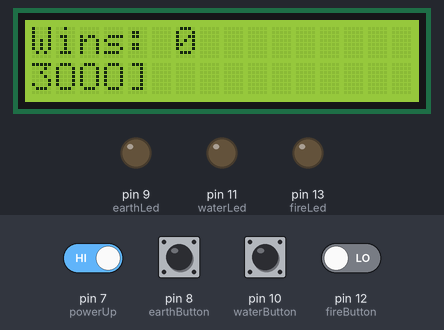
Bench run of a sketch on a simulated Arduino Uno, built with avr-gcc and run on an emulated ATmega328P. On the bench: 16×2 character LCD, output pins drawn as LEDs (lit = HIGH). The inputs (shaded band) are chosen by the test bench; at power-on: pin 7 (powerUp), pin 8 (earthButton), pin 10 (waterButton) HIGH, pin 12 (fireButton) LOW. Random numbers use the default seed unless the sketch sets one; what the sketch prints to the serial monitor is not drawn.

Above: at 12.6 s.
12.7 s: pin 8 (earthButton) pulled LOW for 0.15 s
At 13.5 s:
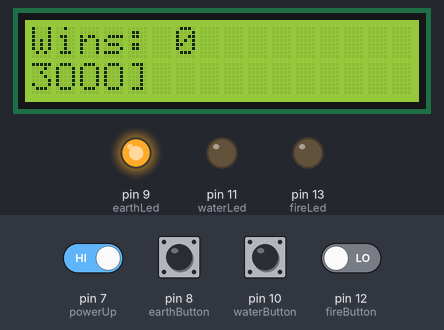
15.8 s: pin 10 (waterButton) pulled LOW for 0.15 s
At 16.7 s:
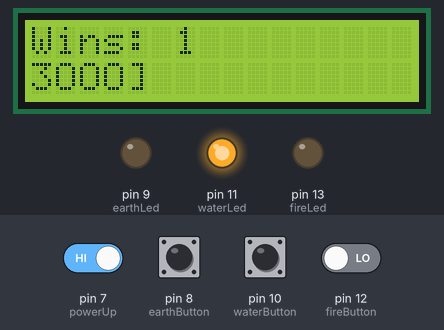
18.9 s: pin 7 (powerUp) driven LOW and pin 12 (fireButton) driven HIGH
At 19.9 s:
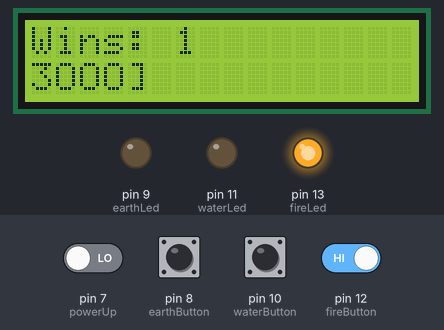
21.9 s: pin 10 (waterButton) pulsed LOW 2 times (0.12 s each, 0.3 s apart)
At 23.1 s:
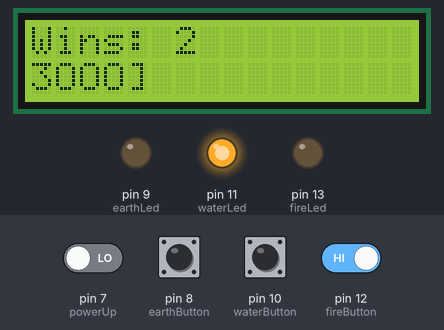
25.5 s: pin 8 (earthButton) pulled LOW for 0.15 s
At 26.7 s:
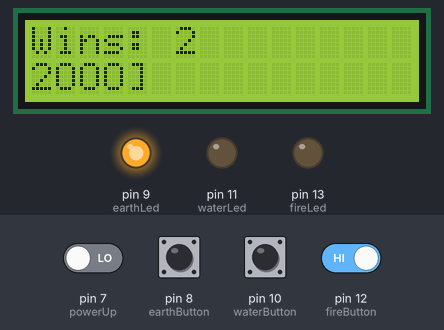
28.6 s: pin 10 (waterButton) pulled LOW for 0.15 s
At 29.9 s:
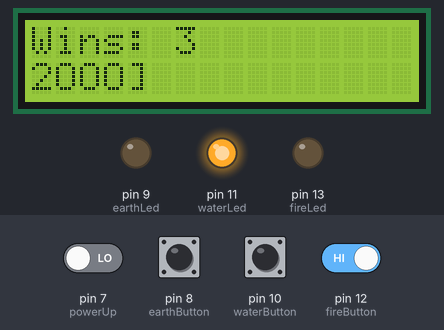
Timing chart, 0 to 32.7 s (numbered marks = the images above; inputs shaded):
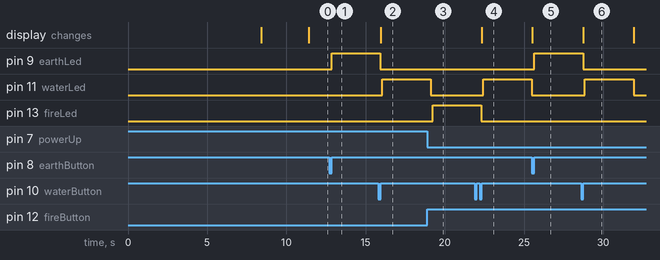

The sketch:

project.ino
```cpp
// Hannah Gavilan
// An Arduino rock-paper-scissors game. You are a student at a magic school, and your professor is testing your abilities in combat.

// Code snippets from:
// - https://arduinogetstarted.com/tutorials/arduino-button-long-press-short-press

#include <LiquidCrystal.h>

// initialize LCD
const int rs = 5, en = 4, d4 = 3, d5 = 2, d6 = 1, d7 = 0;
LiquidCrystal lcd(rs, en, d4, d5, d6, d7);

// set pin numbers for components
const int fireLed = 13;
const int fireButton = 12;
const int waterLed = 11;
const int waterButton = 10;
const int earthLed = 9;
const int earthButton = 8;
const int powerUp = 7;

// button setup
int firePrev, fireState = 0;
int waterPrev, waterState = 0;
int earthPrev, earthState = 0;
int powerUpPrev, powerUpState = 0;
const int maxHold = 500;
unsigned long pressed, released = 0;
long duration = 0;
bool fireTriggered, waterTriggered, earthTriggered, powerUpTriggered = 0;

int fireInput, waterInput, earthInput, powerUpInput = 0;

// game variables
int HP = 3;
String HPString = "[OOO]";
int wins = 0;
int enemy = 0;
int remainingPowerUps = 3;
int highScore = 0;


// reset the enemy and display information to the serial monitor
void newRound() {
  if (HP == 0) {
    Serial.println("=============================================");
    Serial.print("Class has ended. You beat the professor ");
    Serial.print(wins);
    Serial.println(" times! Press the Observe button to restart.");
    Serial.println("=============================================");

    if (wins > highScore) highScore = wins;
  }

  else {
    enemy = random(1,4);

    Serial.println("---");
    Serial.println("The professor is preparing his next attack! What will you do?");

    // for testing: show the enemy's attack
    Serial.print(" [DEBUGGING] enemy is: ");
    Serial.println(enemy);

    // display the current information
    Serial.print("  Wins: ");
    Serial.println(wins);
    Serial.print("  HP: ");
    Serial.println(HPString);
    Serial.print("  Observations remaining: ");
    Serial.println(remainingPowerUps);
  }
}

void setup() {
  Serial.begin(9600);
  lcd.begin(16, 2);
  pinMode(fireButton, INPUT);
  pinMode(waterButton, INPUT);
  pinMode(earthButton, INPUT);
  pinMode(powerUp, INPUT);

  pinMode(fireLed, OUTPUT);
  pinMode(waterLed, OUTPUT);
  pinMode(earthLed, OUTPUT);

  enemy = random(1,4);

  Serial.println("Welcome to (game title)!");
  Serial.println("The professor will choose an attack of either Fire, Water, or Earth."); delay(2000);
  Serial.println("You must choose your own attack and counter his."); delay(2000);
  Serial.println("Fire will beat Earth, Water will beat Fire, and Earth will beat Water."); delay(2000);
  Serial.println("You may Observe the professor up to 3 times to see which attack he WON'T use.");
  Serial.println("Beating the professor adds to your score. Losing will lower your HP. Once your HP reaches 0, the game ends."); delay(2000);

  Serial.println("=================================");
  Serial.println("[GAME START] Class is in session. ");
  Serial.println("=================================");

  // for testing: show the enemy's attack
  Serial.print(" [DEBUGGING] enemy is: ");
  Serial.println(enemy);

  // display the current information
  Serial.println("The professor is preparing his attack. What will you do?");
  Serial.print("  Wins: ");
  Serial.println(wins);
  Serial.print("  HP: ");
  Serial.println(HPString);
  Serial.print("  Observations remaining: ");
  Serial.println(remainingPowerUps);

  lcd.clear();
  lcd.setCursor(0,0);
  lcd.print("Wins: ");
  lcd.setCursor(6,0);
  lcd.print(wins);
  lcd.setCursor(0,1);
  lcd.print(HPString);

  delay(3000);

}

void loop() {
  // read the button inputs
  fireState = digitalRead(fireButton);
  waterState = digitalRead(waterButton);
  earthState = digitalRead(earthButton);
  powerUpState = digitalRead(powerUp);


  // reset the leds
  digitalWrite(fireLed, LOW);
  digitalWrite(waterLed, LOW);
  digitalWrite(earthLed, LOW);

  if (HP == 0) {
    // RESTART THE GAME
    if (powerUpPrev == HIGH && powerUpState == LOW) { // button was pressed
      pressed = millis();
      delay(100);
    } else if (powerUpPrev == LOW && powerUpState == HIGH) { // button was released
      released = millis();
      duration = released - pressed; // check how long the button was pressed for

      if (duration < maxHold) {
        Serial.println("=================================");
        Serial.println("[GAME START] Class is in session.");
        Serial.print("  High score: ");
        Serial.println(highScore);
        Serial.println("=================================");

        // reset everything
        wins = 0;
        HP = 8;
        HPString = "[OOO]";
        remainingPowerUps = 3;

        newRound();
      }
    }
  }
  else {
    lcd.setCursor(0, 0);
    lcd.print("Wins: ");
    lcd.setCursor(6, 0);
    lcd.print(wins);
    lcd.setCursor(0, 1);
    lcd.print(HP); /* For the sake of testing, HP is printed as a digit -- HP bar is not implemented yet */

    // POWER UP BUTTON PRESSED
    if (powerUpPrev == HIGH && powerUpState == LOW) { // button was pressed
      pressed = millis();
      delay(100);
    } else if (powerUpPrev == LOW && powerUpState == HIGH) { // button was released
      released = millis();
      duration = released - pressed; // check how long the button was pressed for

      if (duration < maxHold) {
        if (remainingPowerUps > 0) {
          remainingPowerUps--;
          // if the enemy isn't using fire, tell the player that
          if (enemy != 1) Serial.println("It doesn't look like they're going to use fire...");

          // otherwise, if they are using fire, then the player needs to be told that they arent using either water or earth
          else {
            int hint = random(2); // "randomly" select which hint to display
            if (hint == 0) Serial.println("It doesn't look like they're going to use water...");
            else Serial.println("It doesn't look like they're going to use earth...");
            }
          Serial.print("  Observations remaining: ");
          Serial.println(remainingPowerUps);
          }
        else {
          Serial.println("No power ups left...");
        }
      }
    }

    // FIRE BUTTON PRESSED
    if (firePrev == HIGH && fireState == LOW) { // button was pressed
      pressed = millis();
      delay(100);
    } else if (firePrev == LOW && fireState == HIGH) { // button was released
      released = millis();
      duration = released - pressed; // check how long the button was pressed for

      // GAME LOGIC
      if (duration < maxHold) {
        digitalWrite(fireLed, HIGH);

        switch(enemy) {
         case 1: // ENEMY CHOSE FIRE
          // results in a tie
          Serial.println("The professor chose fire. It's a tie!");
          delay(3000);
          break;

        case 2: // ENEMY CHOSE WATER
          // results in a loss
          Serial.println("The professor chose water. You lost!");
          delay(3000);
          // decrement the hp and change the enemy's attack
          HP--;
          HPString.remove(HP+1,1);
          break;

        case 3: // ENEMY CHOSE EARTH
          // results in a win
          Serial.println("The professor chose earth. You won!");
          delay(3000);
          // increment the wins
          wins++;
          break;
        }

        newRound();
      }
    }

    // WATER BUTTON PRESSED
    if (waterPrev == HIGH && waterState == LOW) { // button was pressed
      pressed = millis();
      delay(100);
    } else if (waterPrev == LOW && waterState == HIGH) { // button was released
      released = millis();
      duration = released - pressed; // check how long the button was pressed for

        // GAME LOGIC
        if (duration < maxHold) {
          digitalWrite(waterLed, HIGH);

          switch(enemy) {
           case 1: // ENEMY CHOSE FIRE
            // results in a win
            Serial.println("The professor chose fire. You won!");
            delay(3000);
            // increment the wins
            wins++;
            break;

          case 2: // ENEMY CHOSE WATER
            // results in a tie
            Serial.println("The professor chose water. It's a tie!");
            delay(3000);
            break;

          case 3: // ENEMY CHOSE EARTH
            // results in a loss
            Serial.println("The professor chose earth. You lost!");
            delay(3000);
            // decrement the hp and change the enemy's attack
            HP--;
            HPString.remove(HP+1,1);
            break;
          }

          newRound();
        }
      }

    // EARTH BUTTON PRESSED
    if (earthPrev == HIGH && earthState == LOW) { // button was pressed
      pressed = millis();
      delay(100);
    } else if (earthPrev == LOW && earthState == HIGH) { // button was released
      released = millis();
      duration = released - pressed; // check how long the button was pressed for

        // GAME LOGIC
        if (duration < maxHold) {
          digitalWrite(earthLed, HIGH);

          switch(enemy) {
           case 1: // ENEMY CHOSE FIRE
            // results in a loss
            Serial.println("The professor chose fire. You lost!");
            delay(3000);
            // decrement the hp and change the enemy's attack
            HP--;
            HPString.remove(HP+1,1);
            break;

          case 2: // ENEMY CHOSE WATER
            // results in a win
            Serial.println("The professor chose water. You won!");
            delay(3000);
            // increment the wins
            wins++;
            break;

          case 3: // ENEMY CHOSE EARTH
            // results in a tie
            Serial.println("The professor chose earth. It's a tie!");
            delay(3000);
            break;
          }

          newRound();
        }
    }


  }
    firePrev = fireState;
    waterPrev = waterState;
    earthPrev = earthState;
    powerUpPrev = powerUpState;
}
```

Measured:
- after the input at 12.7 s, pin 9 (earthLed): LOW → HIGH after 0.15 s
- after the input at 15.8 s, pin 11 (waterLed): LOW → HIGH after 0.24 s
- after the input at 18.9 s, pin 13 (fireLed): LOW → HIGH after 0.33 s
- after the input at 21.9 s, pin 11 (waterLed): LOW → HIGH after 0.52 s
- after the input at 25.5 s, pin 9 (earthLed): LOW → HIGH after 0.15 s
- after the input at 28.6 s, pin 11 (waterLed): LOW → HIGH after 0.24 s, → LOW 3.1 s later
